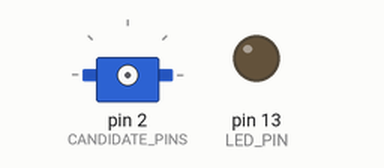
This sketch was run on a simulated Arduino Uno, built with avr-gcc and run on an emulated ATmega328P. Shown: servo, output pins drawn as LEDs (lit = HIGH). What the sketch prints to the serial monitor is not drawn.

Above: at 0.1 s.
At 0.79 s:
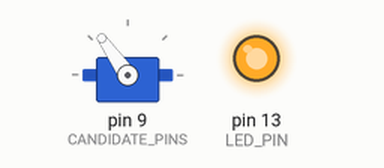
At 17.21 s:
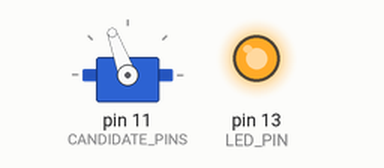
At 36.2 s:
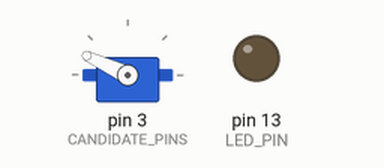
Timing chart, 0 to 40.0 s (numbered marks = the images above):
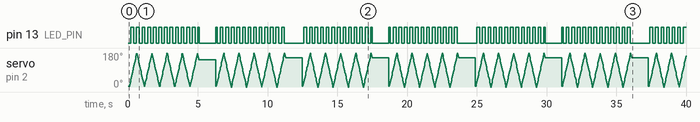

Measured:
- by itself, pin 13 (LED_PIN): repeats every 12.4 s: HIGH 0.09 s, LOW 1.2 s, HIGH 0.12 s, 12 × (LOW 0.20 s, HIGH 0.20 s), LOW 1.4 s, 12 × (HIGH 0.21 s, LOW 0.20 s)

The sketch:

solar_pinfind.ino
```cpp
// solar_pinfind.ino — 서보 신호핀 찾기 (느리고 명확한 버전)
// ─────────────────────────────────────────────────────────────────────────────
// 후보 핀을 하나씩 5초간 서보로 잡아 크게 왕복시킨다. 구동 중에는 핀 번호를 매초
// 반복 출력하므로 시리얼-실제 움직임 desync 없이 "지금 움직이는 핀"을 확정할 수 있다.
//   · 특정 핀 구간에서만 서보가 움직이면 → 그 핀이 신호선.
//   · 어느 핀에서도 안 움직이면 → 전원/배선(외부 5V·GND 공통) 문제.
//   · 여러 핀에서 움직이거나 애매하면 → 알려주세요(배선 재확인).
//
// 업로드: arduino-cli compile --upload -p /dev/cu.xxx --fqbn arduino:avr:uno \
//           common/arduino/solar_pinfind
// 모니터: arduino-cli monitor -p /dev/cu.xxx -c baudrate=9600

#include <Servo.h>

const uint8_t LED_PIN = 13;
const uint8_t CANDIDATE_PINS[] = {9, 10, 11, 6, 5, 3, 2, 4, 7, 8};
const uint8_t N = sizeof(CANDIDATE_PINS) / sizeof(CANDIDATE_PINS[0]);

Servo panel;

void setup() {
  Serial.begin(9600);
  pinMode(LED_PIN, OUTPUT);
  Serial.println(F("SOLAR PIN FINDER (slow) — 각 핀 5초간 크게 왕복. 움직이는 핀 번호를 읽으세요."));
}

void loop() {
  for (uint8_t i = 0; i < N; i++) {
    uint8_t pin = CANDIDATE_PINS[i];
    Serial.println();
    Serial.print(F("############ TESTING  D")); Serial.print(pin);
    Serial.println(F("  (5초) ############"));
    panel.attach(pin);

    unsigned long t0 = millis();
    unsigned long lastPrint = 0;
    int a = 0, dir = 1;
    while (millis() - t0 < 5000) {          // 5초 동안 왕복
      a += dir * 5;
      if (a >= 180) { a = 180; dir = -1; }
      if (a <= 0)   { a = 0;   dir = +1; }
      panel.write(a);
      digitalWrite(LED_PIN, (millis() / 200) % 2);
      if (millis() - lastPrint >= 1000) {   // 매초 현재 핀 재출력(확정용)
        lastPrint = millis();
        Serial.print(F("   >>> 지금 움직이면 신호핀 = D")); Serial.println(pin);
      }
      delay(15);
    }
    panel.detach();
    digitalWrite(LED_PIN, LOW);
    Serial.print(F("---- D")); Serial.print(pin); Serial.println(F(" 끝 ----"));
    delay(1200);                            // 핀 사이 정지(구분 쉽게)
  }
  Serial.println(F("\n===== 한 바퀴 완료, 다시 D9 부터 =====\n"));
}
```
